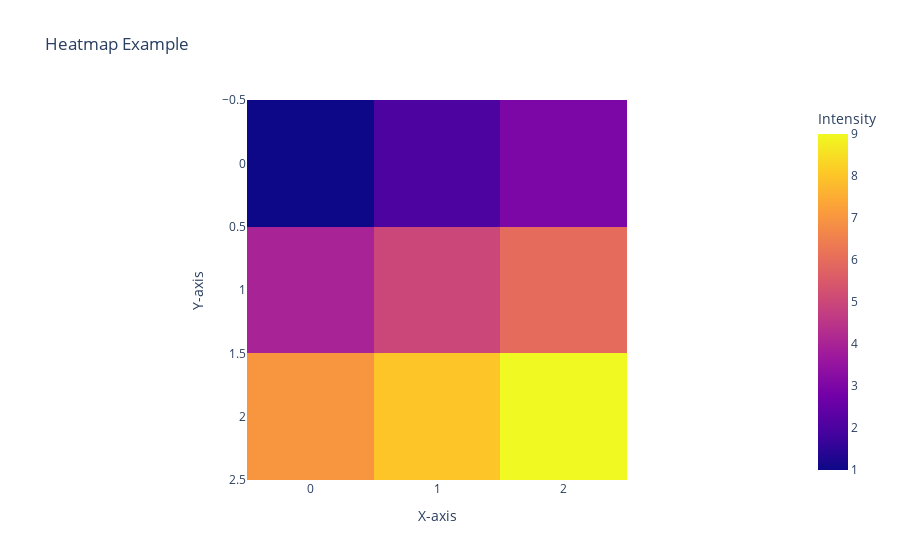

Source (notebook cell):
### Code cell
data=[[1,2,3],[4,5,6],[7,8,9]]
px.imshow(data, title="Heatmap Example", labels={'x':'X-axis', 'y':'Y-axis', 'color':'Intensity'})

### Figure 1 — Plotly figure (JSON) as saved in the notebook; plotly's stock layout.template omitted (floating-point values rounded to 4 significant figures)
{"data": [{"coloraxis": "coloraxis", "hovertemplate": "X-axis: %{x}<br>Y-axis: %{y}<br>Intensity: %{z}<extra></extra>", "name": "0", "type": "heatmap", "xaxis": "x", "yaxis": "y", "z": [[1, 2, 3], [4, 5, 6], [7, 8, 9]]}], "layout": {"coloraxis": {"colorbar": {"title": {"text": "Intensity"}}, "colorscale": [[0, "#0d0887"], [0.1111, "#46039f"], [0.2222, "#7201a8"], [0.3333, "#9c179e"], [0.4444, "#bd3786"], [0.5556, "#d8576b"], [0.6667, "#ed7953"], [0.7778, "#fb9f3a"], [0.8889, "#fdca26"], [1, "#f0f921"]]}, "title": {"text": "Heatmap Example"}, "xaxis": {"anchor": "y", "constrain": "domain", "domain": [0, 1], "scaleanchor": "y", "title": {"text": "X-axis"}}, "yaxis": {"anchor": "x", "autorange": "reversed", "constrain": "domain", "domain": [0, 1], "title": {"text": "Y-axis"}}}}
